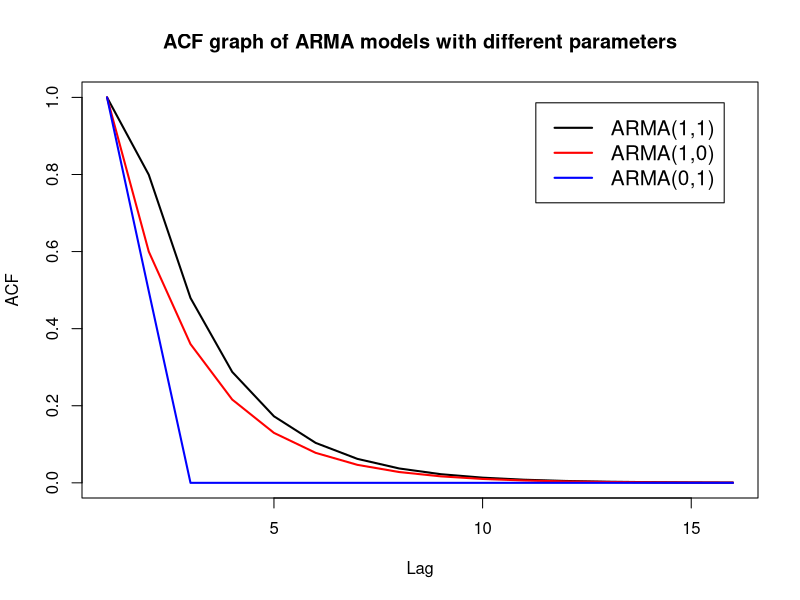
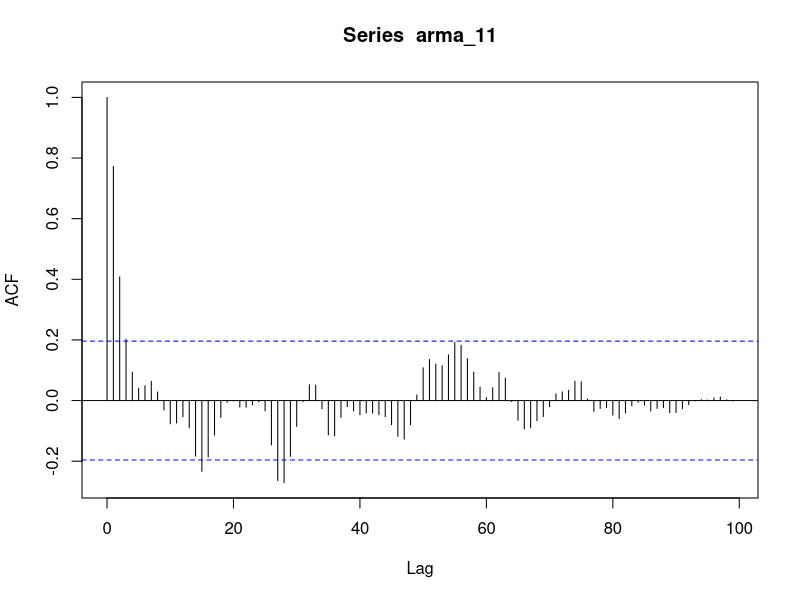
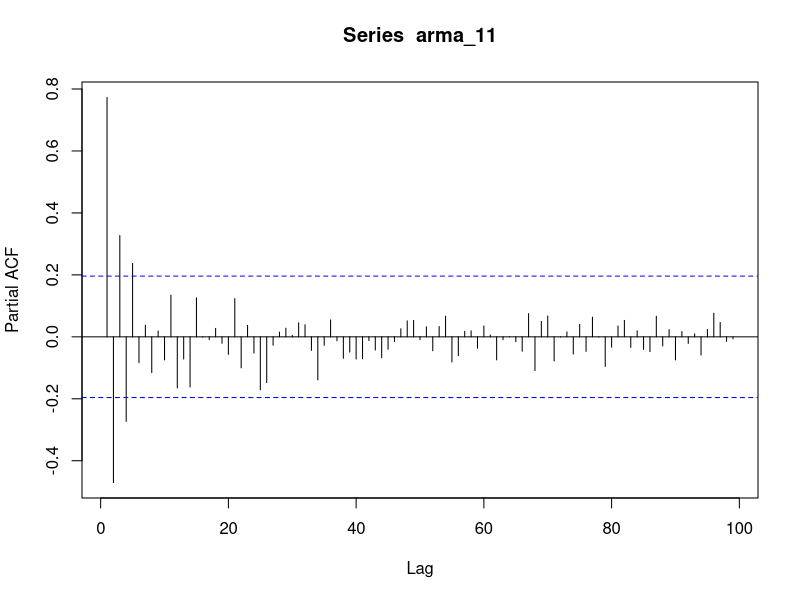
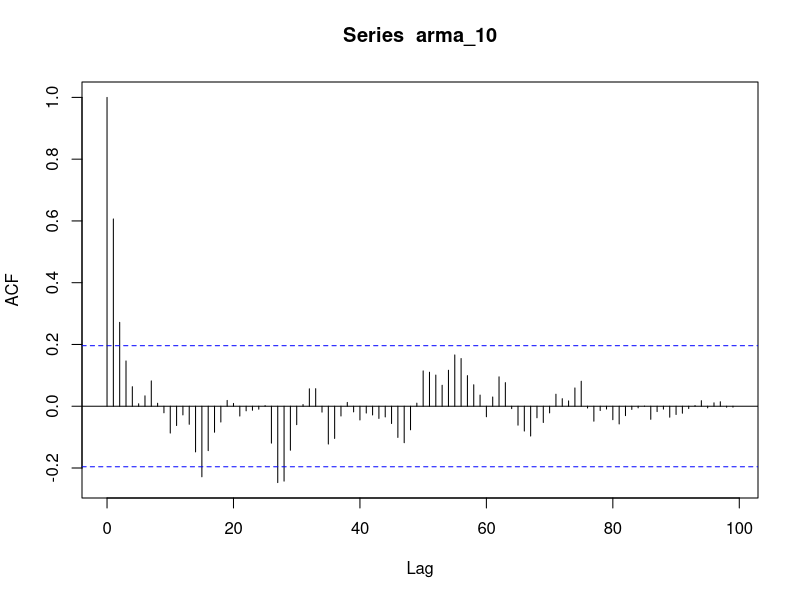
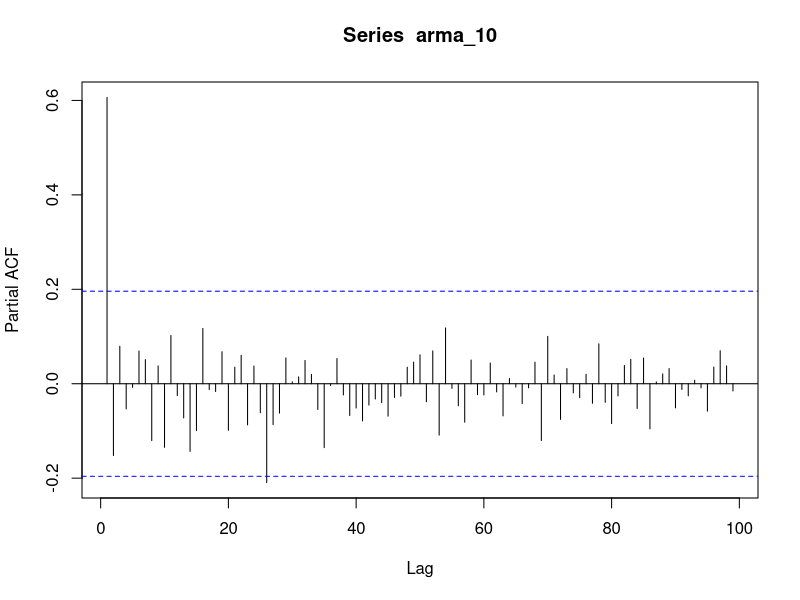
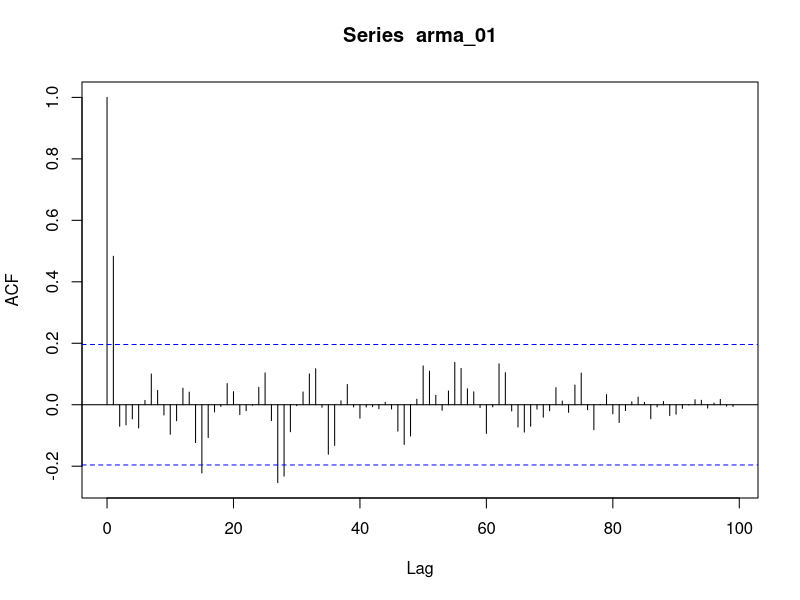
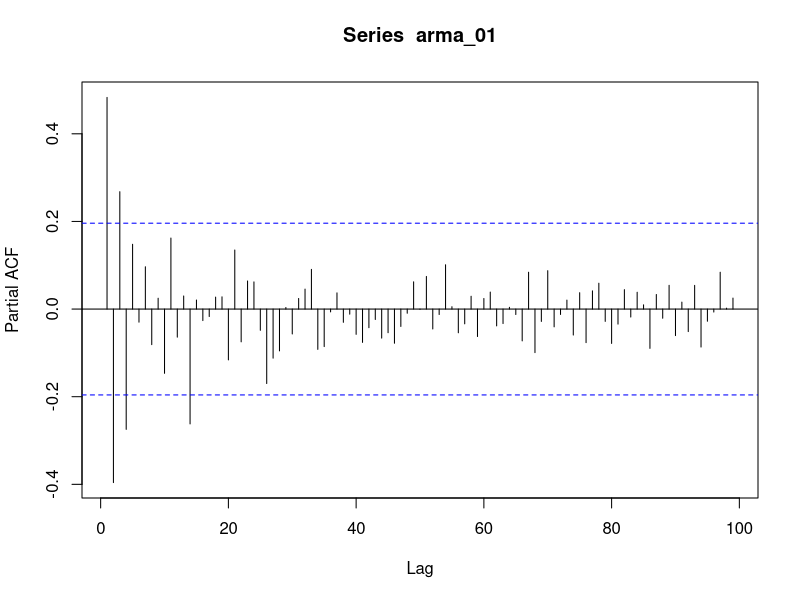

Write the R code that produced these figures, in order.
#Problem 2.7 in Time Series Analysis and its applications(Shumway and Stoffer)

#1.Create ACF of ARMA(1,1),(1,0),(0,1), and plot them
plot(as.ts(ARMAacf(ar=c(0.6),ma=c(0.9),lag.max=15)),col="black",lwd=2,
     main="ACF graph of ARMA models with different parameters",ylab="ACF",xlab="Lag")
lines(as.ts(ARMAacf(ar=c(0.6),lag.max=15)),col="red",lwd=2)
lines(as.ts(ARMAacf(ma=c(0.9),lag.max=15)),col="blue",lwd=2)
legend(x="topright", legend=c("ARMA(1,1)","ARMA(1,0)","ARMA(0,1)"), 
       inset=0.05, cex=1.25, lwd=2, lty=c(1, 1, 1), col=c("black", "red", "blue"))

#2.Generate 100 observations from above, compute sample ACF and PACF
#ARMA(1,1)
rand_om <- rnorm(100,0,1)
arma_11<- c(1:100)
arma_11[1] <- (1+0.6*0.9)*(0.6+0.9)/(1+2*0.6*0.9+0.9^2)
for(i in c(2:100)){
  arma_11[i] <- 0.6*arma_11[i-1]+rand_om[i]+0.9*rand_om[i-1]
}

arma11_acf <- acf(arma_11,type="correlation",plot=T,lag.max=100)
arma11_acf
arma11_pacf <- acf(arma_11,type="partial",lag.max=100)

#ARMA(1,0)
arma_10<- c(1:100)
arma_10[1] <- 0.6
for(i in c(2:100)){
  arma_10[i] <- 0.6*arma_10[i-1]+rand_om[i]
}

arma10_acf <- acf(arma_10,type="correlation",plot=T,lag.max=100)
arma10_acf
arma10_pacf <- acf(arma_10,type="partial",lag.max=100)

#ARMA(0,1)
arma_01<- c(1:100)
arma_01[1] <- 0.9/(1+0.9^2)
for(i in c(2:100)){
  arma_01[i] <- rand_om[i]+0.9*rand_om[i-1]
}

arma01_acf <- acf(arma_01,type="correlation",plot=T,lag.max=100)
arma01_acf
arma01_pacf <- acf(arma_01,type="partial",lag.max=100)

##Making sure data is as wanted
#plot.ts(arma_11)
#lines(as.ts(arma_10),col="red")
#lines(as.ts(arma_01),col="blue")






